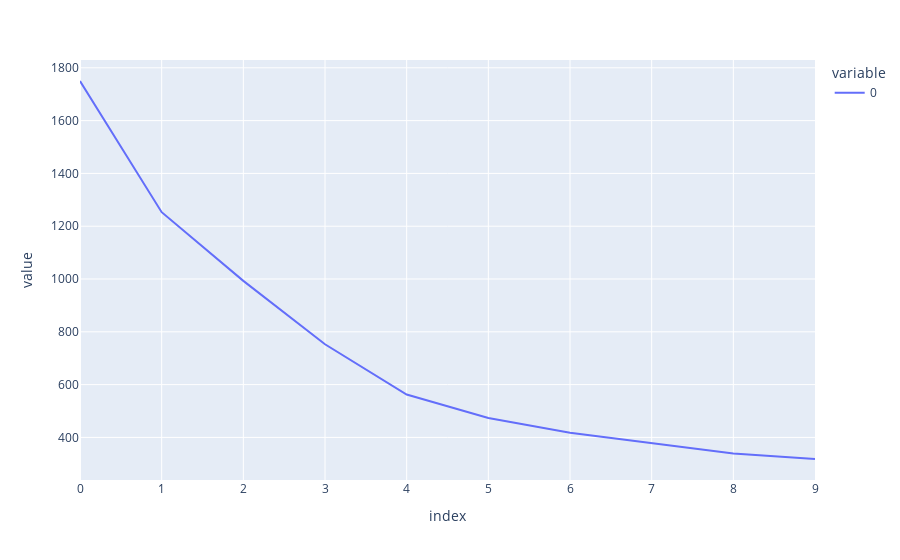

The code cell stored with this chart in its notebook:
### Code cell
px.line(inertias)

### Figure 1 — Plotly figure (JSON) as saved in the notebook; plotly's stock layout.template omitted (floating-point values rounded to 4 significant figures)
{"data": [{"hovertemplate": "variable=0<br>index=%{x}<br>value=%{y}<extra></extra>", "legendgroup": "0", "line": {"color": "#636efa", "dash": "solid"}, "mode": "lines", "name": "0", "orientation": "v", "showlegend": true, "type": "scatter", "x": [0, 1, 2, 3, 4, 5, 6, 7, 8, 9], "xaxis": "x", "y": [1750.0, 1253.0, 993.0, 752.8, 562.4, 473.8, 417.9, 377.2, 339.2, 318.3], "yaxis": "y"}], "layout": {"autosize": true, "legend": {"title": {"text": "variable"}, "tracegroupgap": 0}, "margin": {"t": 60}, "xaxis": {"anchor": "y", "autorange": true, "domain": [0, 1], "range": [0, 9], "title": {"text": "index"}, "type": "linear"}, "yaxis": {"anchor": "x", "autorange": true, "domain": [0, 1], "range": [238.7, 1830.0], "title": {"text": "value"}, "type": "linear"}}}
